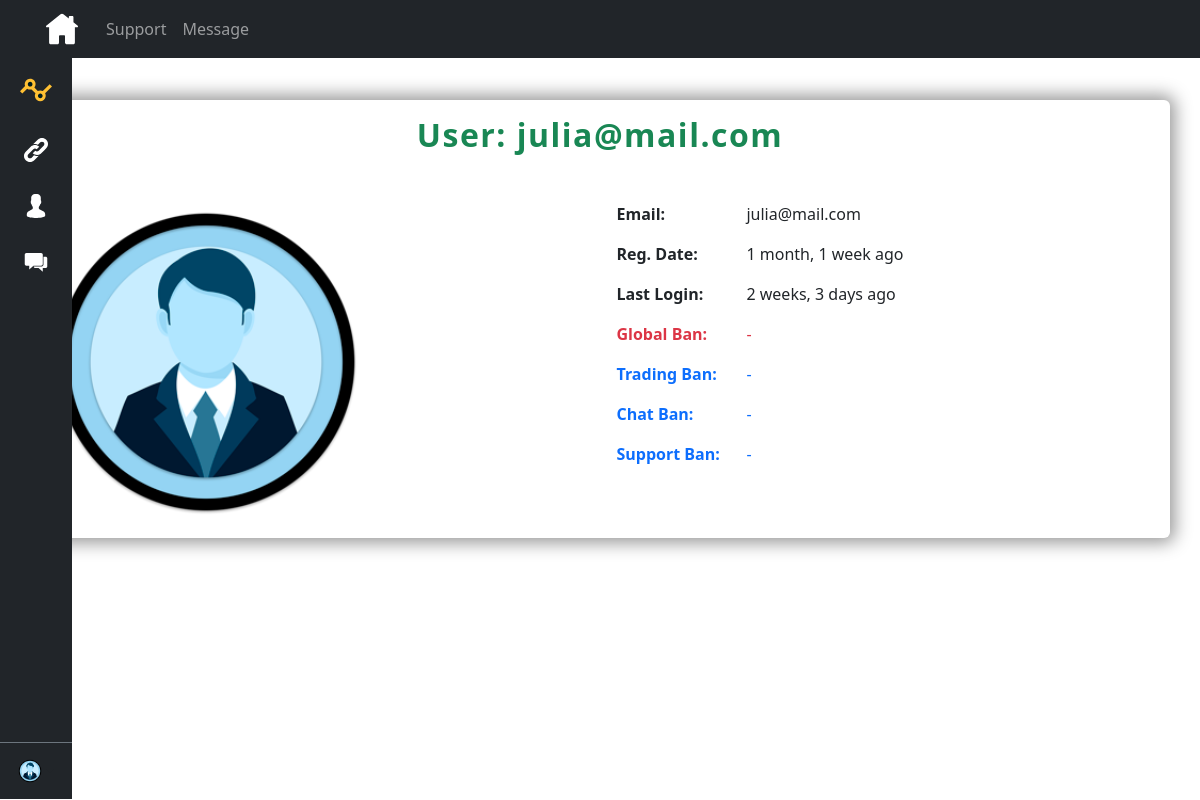
/panel/user/2 (signed in), run on an earlier commit of the app's database.
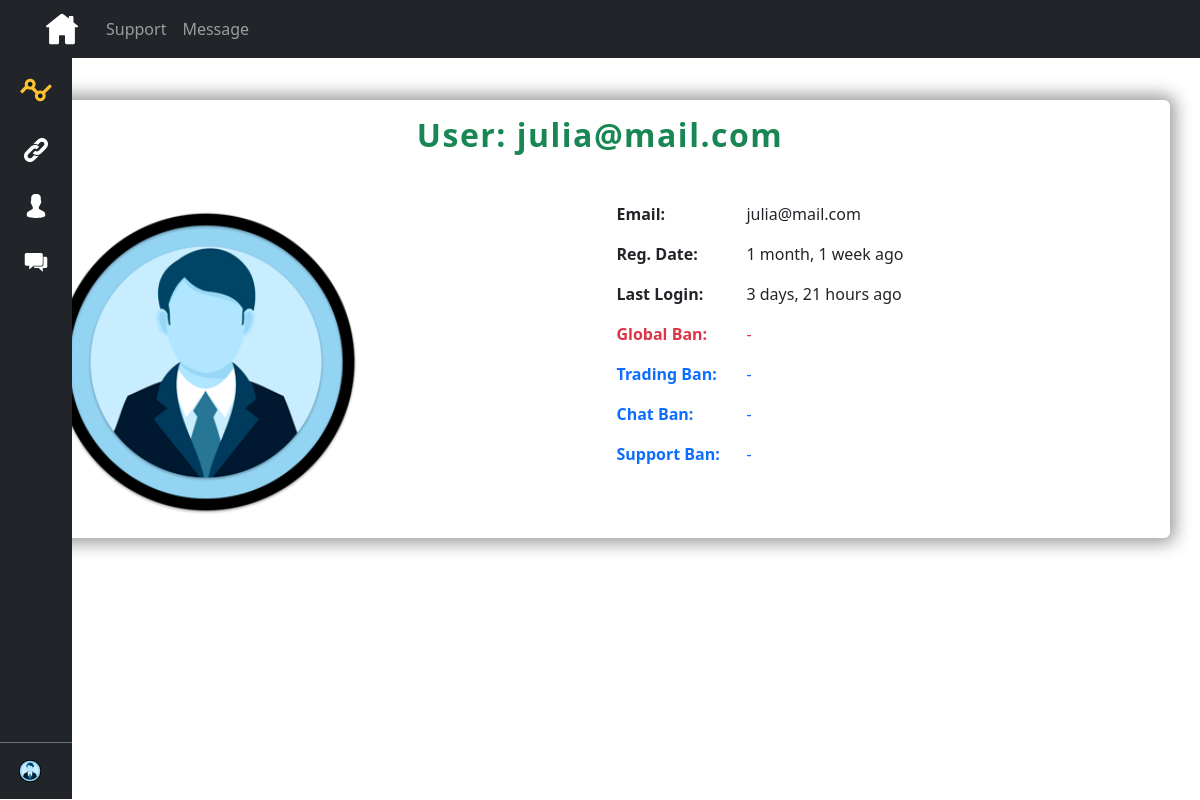
And on a later commit of the database.
### user_profile/models.py (models this page shows, shortened)
class CustomUser(AbstractUser):
    def image_path(instance, filename):
        return str(instance.id) + os.path.splitext(filename)[1]
    email = models.EmailField(_("Email"), unique=True)
    photo = models.ImageField(upload_to=image_path,
                              default="icon-gf02a4d118_640.png")
    postal_code = models.IntegerField(null=True, blank=True)
    country = models.CharField(max_length=256, null=True, blank=True)
    city = models.CharField(max_length=256, null=True, blank=True)
    present_address = models.CharField(max_length=256, null=True, blank=True)
    permanent = models.CharField(max_length=256, null=True, blank=True)
    phone_number = models.CharField(max_length=128, null=True, blank=True)
    global_ban = models.BooleanField(_("Global BAN"), default=False)
    trading_ban = models.BooleanField(_("Trading BAN"), default=False)
    chat_ban = models.BooleanField(_("Chat BAN"), default=False)
    support_ban = models.BooleanField(_("Support BAN"), default=False)

### panel/views.py (the view)
# urls.py: path("user/<int:user_id>", views.user_detail, name="user_details"),
@login_required(login_url='/accounts/login/')
@permission_required("can_acces_panel")
def user_detail(request, user_id):
    user = get_user_model().objects.get(id=user_id)
    try:
        referal = UserReferer.objects.get(user=user)
        if referal.worker != request.user:
            return redirect(reverse_lazy("panel:user"))
    except:
        return redirect(reverse_lazy("panel:user"))
    context = {
        "user": user,
    }
    return render(request, "panel/user_details.html", context)

### templates/panel/user_details.html
{% extends 'panel/user.html' %}
{% load static %}
{% load humanize %}
{% block home_href %}
{% url 'panel:user' %}
{% endblock %}
{% block nav_items %}
{% url 'panel:user_support' user.id as url %}
<li class="nav-item">
    <a class="nav-link {% if url in request.path %}active{% endif %}" aria-current="page" href="{{ url }}">Support</a>
</li>
{% url 'panel:user_messaging' user.id as url %}
<li class="nav-item">
    <a class="nav-link {% if url in request.path %}active{% endif %}" aria-current="page" href="{{ url }}">Message</a>
</li>
{% endblock %}
{% block main_content %}
<h2 class="text-center mb-5 page-title text-success">{% block bind_title %}User: {{user.email}}{% endblock %}</h2>
{% block bind_content %}
<div class="user">
    <div class="user__photo">
        <img class="user__img" src="{{user.photo.url}}" alt="{{user.email}}">
    </div>
    <div class="user__info">
        <div class="user__line">
            <p class="user__label">Email:</p>
            <p class="user__email">{{user.email}}</p>
        </div>
        <div class="user__line">
            <p class="user__label">Reg. Date:</p>
            <p class="user__data">{{user.date_joined|timesince}} ago</p>
        </div>
        <div class="user__line">
            <p class="user__label">Last Login:</p>
            <p class="user__data">{{user.last_login|timesince}} ago</p>
        </div>
        <div class="user__line text-danger">
            <p class="user__label">Global Ban:</p>
            <p class="user__data">{% if user.global_ban %}Banned{% else %}-{% endif %}</p>
        </div>
        <div class="user__line text-primary">
            <p class="user__label">Trading Ban:</p>
            <p class="user__data">{% if user.trading_ban %}Banned{% else %}-{% endif %}</p>
        </div>
        <div class="user__line text-primary">
            <p class="user__label">Chat Ban:</p>
            <p class="user__data">{% if user.chat_ban %}Banned{% else %}-{% endif %}</p>
        </div>
        <div class="user__line text-primary">
            <p class="user__label">Support Ban:</p>
            <p class="user__data">{% if user.support_ban %}Banned{% else %}-{% endif %}</p>
        </div>
    </div>
</div>
{% endblock %}
{% endblock %}

### templates/panel/base.html (shortened to what this page needs)
{% load static %}
<html lang="en">
<head>
    <link rel="stylesheet" href="{% static 'bootstrap.min.css' %}">
    <link rel="stylesheet" href="{% static 'panel.css' %}">
</head>
<body>
    <div class="d-flex flex-column flex-shrink-0 bg-dark sidebar" style="width: 4.5rem;">
        <a href="{% url 'panel:index' %}" class="d-block p-3 link-dark text-decoration-none" title=""
            data-bs-toggle="tooltip" data-bs-placement="right" data-bs-original-title="Icon-only">
            <img class="bi" width="40" height="32" src="{% static 'images/logo-mini.svg' %}">
        </a>
        <ul class="nav nav-pills nav-flush flex-column mb-auto text-center">
            <li class="nav-item" data-toggle="tooltip" data-placement="right" title="Binds">
                {% url 'panel:bind' as url %}
                <a href="{{ url }}"
                    class="nav-link ultra-nav-link {% if url in request.path %}ultra-active{% endif %} py-3 "
                    aria-current="page" title="" data-bs-toggle="tooltip" data-bs-placement="right"
                    data-bs-original-title="Home">
                    <img class="bi" width="24" height="24" role="img" aria-label="Home"
                        src="{% static 'images/link.svg' %}" style="filter: invert(100%);">
                </a>
            </li>
            <li>
                <a href="#" class="nav-link py-3 ultra-nav-link" title="" data-bs-toggle="tooltip"
                    data-bs-placement="right" data-bs-original-title="Dashboard">
                    <img class="bi" width="24" height="24" role="img" aria-label="Home"
                        src="{% static 'images/user.svg' %}" style="filter: invert(0%);">
                </a>
            </li>
            <li>
                <a href="#" class="nav-link py-3 ultra-nav-link" title="" data-bs-toggle="tooltip"
                    data-bs-placement="right" data-bs-original-title="Orders">
                    <img class="bi" width="24" height="24" role="img" aria-label="Home"
                        src="{% static 'images/chat.svg' %}" style="filter: invert(100%);">
                </a>
            </li>
        </ul>
        <div class="dropdown border-top border-secondary">
            <a href="#"
                class="d-flex align-items-center justify-content-center p-3 link-dark text-decoration-none dropdown-toggle"
                id="dropdownUser3" data-bs-toggle="dropdown" aria-expanded="false">
                <img src="{{ user.photo.url }}" alt="mdo" width="24" height="24" class="rounded-circle">
            </a>
        </div>
    </div>
    <nav class="navbar fixed-top navbar-expand-lg navbar-dark bg-dark">
        <div class="container">
            <a class="navbar-brand d-block text-decoration-none" href="{% block home_href %}{% url 'panel:index' %}{% endblock %}">
                <img class="bi" width="40" height="32" src="{% static 'images/home.svg' %}"
                    style="filter:invert(100%);opacity: 1;">
            </a>
            <div class="collapse navbar-collapse" id="navbarNavDropdown">
                <ul class="navbar-nav">
                    {% block nav_items %}
                    {% endblock %}
                </ul>
            </div>
        </div>
    </nav>
    <div class="container panel-content ultra-shadow p-3 rounded">
        {% block main_content %}{% endblock %}
    </div>
</body>
</html>

What changed in the data, as far as the page shows it:
changed CustomUser "julia@mail.com": last_login "2 weeks, 3 days" → "3 days, 21 hours"
